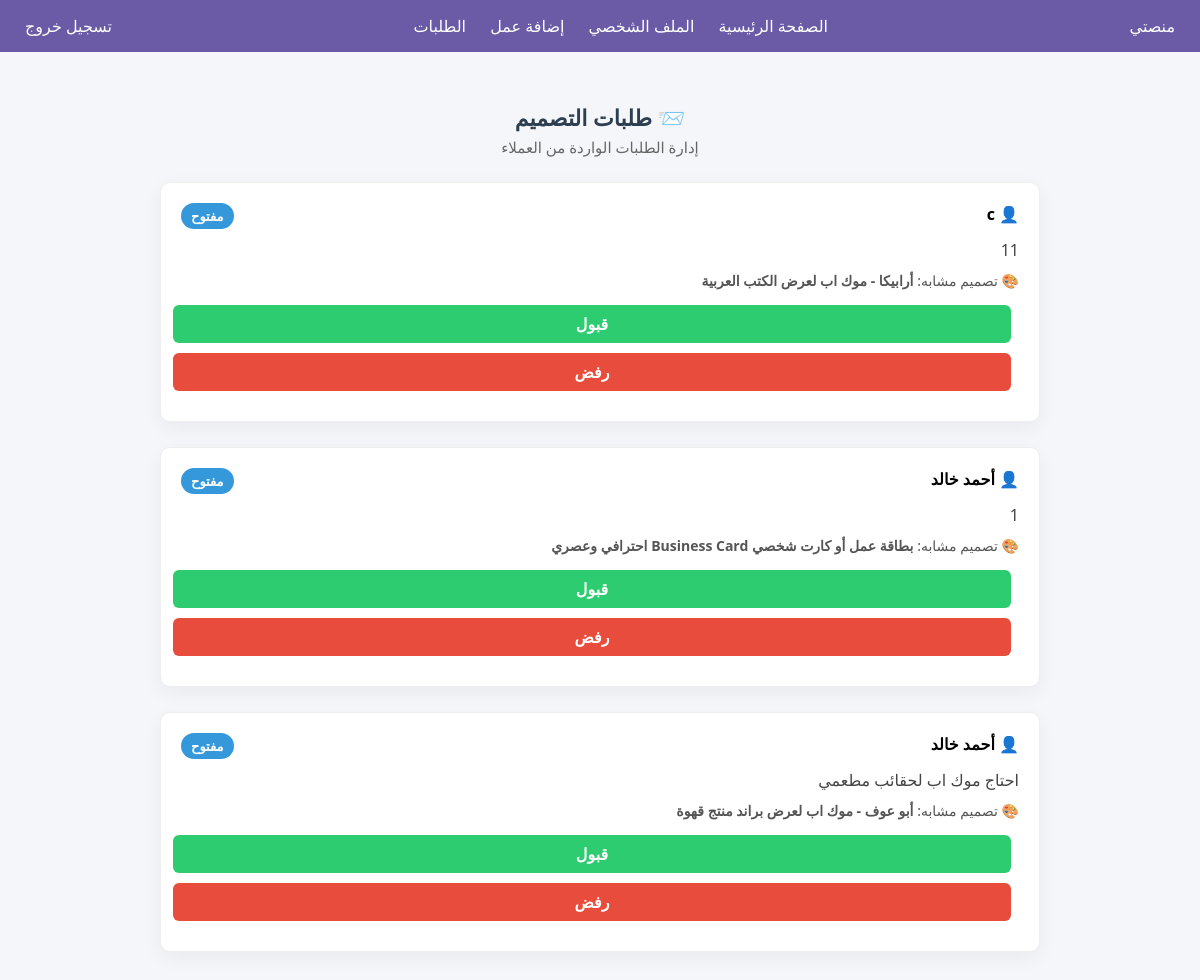
The page /designer/requests (signed in) on the database as committed earlier.
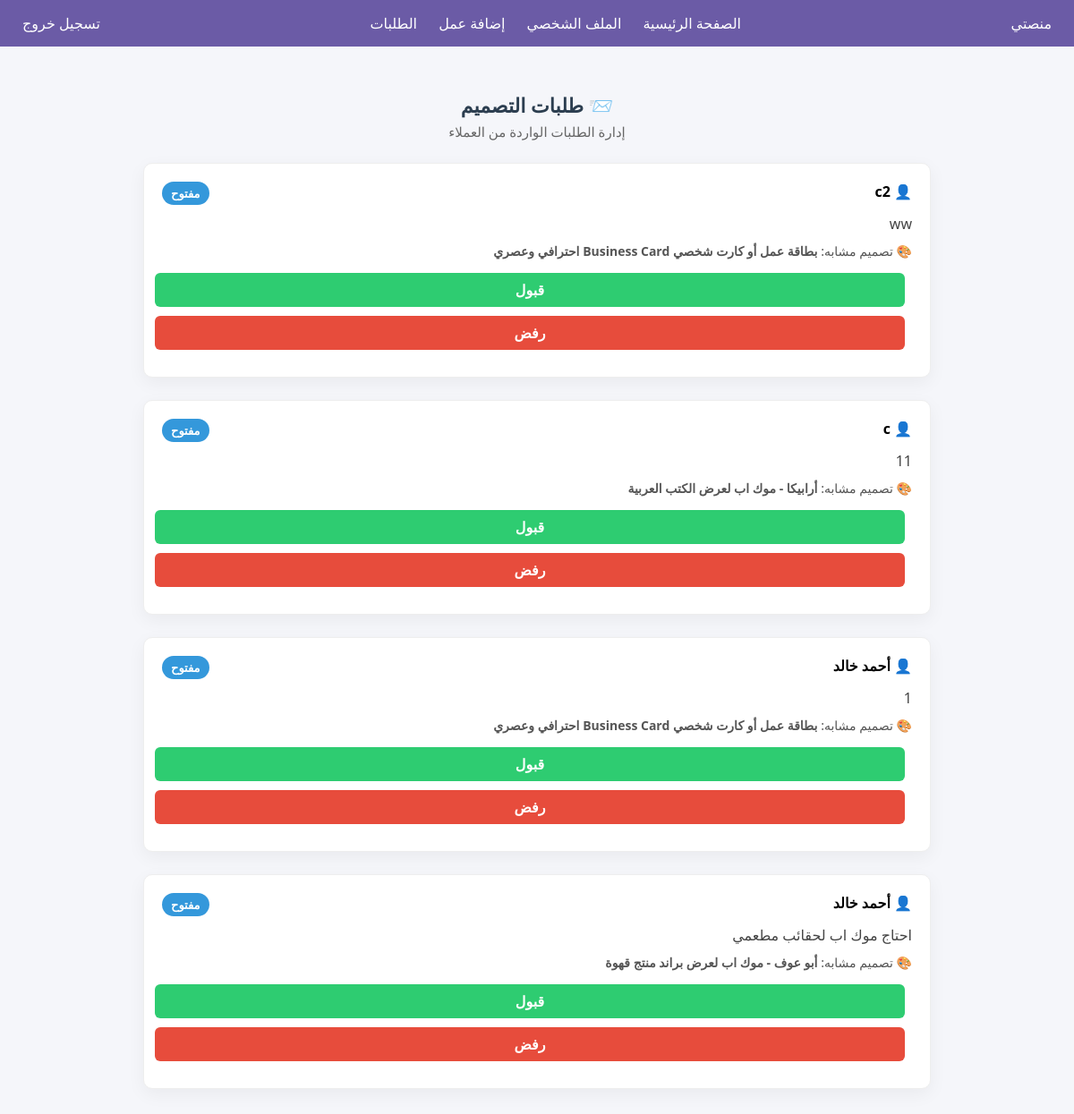
The same page on the database as committed later.
### tables this page shows
CREATE TABLE requests (
    id INTEGER PRIMARY KEY AUTOINCREMENT,
        client_id INTEGER NOT NULL,
            designer_id INTEGER NOT NULL,
                design_id INTEGER,
                    description TEXT NOT NULL,
                        status TEXT DEFAULT 'مفتوح',
                            created_at TIMESTAMP DEFAULT CURRENT_TIMESTAMP
                            , chat_enabled INTEGER DEFAULT 0);

CREATE TABLE users (
            id INTEGER PRIMARY KEY AUTOINCREMENT,
            username TEXT NOT NULL,
            email TEXT NOT NULL,
            password TEXT NOT NULL,
            role TEXT NOT NULL
        , active INTEGER DEFAULT 1, bio TEXT DEFAULT '', portfolio TEXT DEFAULT '', specialty TEXT DEFAULT '', work_type TEXT DEFAULT '');

CREATE TABLE designs (
    id INTEGER PRIMARY KEY AUTOINCREMENT,
    designer_id INTEGER,
    title TEXT,
    description TEXT,
    image_path TEXT,
    FOREIGN KEY (designer_id) REFERENCES users(id)
);

### app/designer/routes.py (the view)
@designer_bp.route('/requests')
def designer_requests():
    if not designer_required():
        flash('غير مسموح بالدخول')
        return redirect(url_for('auth.login'))
    conn = sqlite3.connect(Config.DATABASE)
    conn.row_factory = sqlite3.Row
    requests = conn.execute("""
        SELECT
            r.id,
            r.description,
            r.status,
            u.username AS client_name,
            d.title AS design_title
        FROM requests r
        JOIN users u ON r.client_id = u.id
        LEFT JOIN designs d ON r.design_id = d.id
        WHERE r.designer_id = ?
        ORDER BY r.created_at DESC
    """, (session['user_id'],)).fetchall()
    conn.close()
    return render_template(
        'designer/requests.html',
        requests=requests
    )

### app/designer/routes.py (called while the page is built)
def designer_required():
    return 'role' in session and session['role'] == 'designer'

### app/designer/templates/designer/requests.html (shortened to what this page needs)
{% extends 'base.html' %}
{% block content %}
<div class="designer-requests-page">
    <div class="page-header">
        <h2>📨 طلبات التصميم</h2>
        <p>إدارة الطلبات الواردة من العملاء</p>
    </div>
    {% if requests %}
        <div class="requests-list">
            {% for req in requests %}
            <div class="request-card">
                <div class="request-top">
                    <span class="client-name">
                        👤 {{ req['client_name'] }}
                    </span>
                    <span class="status status-{{ req['status'] }}">
                        {{ req['status'] }}
                    </span>
                </div>
                <p class="request-desc">
                    {{ req['description'] }}
                </p>
                {% if req['design_title'] %}
                <p class="design-ref">
                    🎨 تصميم مشابه: <strong>{{ req['design_title'] }}</strong>
                </p>
                {% endif %}
                <div class="request-actions">
                    {% if req['status'] == 'مفتوح' %}
                        <a href="{{ url_for('designer.accept_request', request_id=req['id']) }}" class="btn accept">قبول</a>
                        <a href="{{ url_for('designer.reject_request', request_id=req['id']) }}" class="btn reject">رفض</a>
                    {% elif req['status'] == 'مقبول' %}
                        <a href="{{ url_for('chat.chat', request_id=req['id']) }}" class="btn chat">💬 محادثة</a>
                    {% endif %}
                </div>
            </div>
            {% endfor %}
        </div>
    {% else %}
        <div class="empty-box">
            لا يوجد طلبات حاليًا
        </div>
    {% endif %}
</div>
{% endblock %}

### app/templates/base.html (shortened to what this page needs)
<!DOCTYPE html>
<html lang="ar">
<head>
    <link rel="stylesheet" href="{{ url_for('static', filename='style.css') }}">
</head>
<body>
    <nav class="navbar">
        <div class="navbar-container">
            <div class="nav-left">
                <a href="/" class="logo">منصتي</a>
            </div>
            <div class="nav-center">
                <a href="{{ url_for('home.home') }}">الصفحة الرئيسية</a>
                <a href="{{ url_for('client.profile') if session['role'] == 'client' else url_for('designer.profile') }}">الملف الشخصي</a>
                {% if session['role'] == 'designer' %}
                    <a href="{{ url_for('designer.add_design') }}">إضافة عمل</a>
                    <a href="{{ url_for('designer.designer_requests') }}">الطلبات</a>
                {% endif %}
            </div>
            <div class="nav-right">
                <a href="{{ url_for('auth.logout') }}" class="btn-logout">تسجيل خروج</a>
            </div>
        </div>
    </nav>
    <main>
        {% block content %}{% endblock %}
    </main>
</body>
</html>

### app/static/style.css (style rules this page uses)
* { margin: 0; padding: 0; box-sizing: border-box; font-family: 'Segoe UI', Tahoma, Geneva, Verdana, sans-serif; }
body { direction: rtl; background-color: #f5f6fa; }
.request-card, .portfolio-card { background-color: #fff; padding: 15px; margin-bottom: 10px; border-radius: 10px; box-shadow: 0 2px 8px rgba(0,0,0,0.1); }
.navbar { background: #6b5ba6; padding: 15px; color: #fff; }
.navbar-container { display: flex; justify-content: space-between; align-items: center; }
.navbar a { color: #fff; margin: 0 10px; text-decoration: none; }
.page-header { text-align: center; margin-bottom: 30px; }
.page-header h2 { font-size: 22px; font-weight: 600; margin-bottom: 8px; }
.page-header p { font-size: 14px; color: #777; }
.btn { display: block; width: 100%; padding: 12px; text-align: center; border-radius: 5px; text-decoration: none; font-weight: bold; margin-bottom: 10px; cursor: pointer; border: none; }
.page-header { text-align: center; margin-bottom: 25px; }
.page-header h2 { margin-bottom: 8px; color: #2c3e50; }
.page-header p { color: #666; font-size: 15px; }
.request-card { background: #fff; border-radius: 10px; border: 1px solid #eee; box-shadow: 0 4px 15px rgba(0,0,0,0.06); padding: 25px; }
.request-card { background: #fff; border: 1px solid #eee; border-radius: 10px; padding: 20px; box-shadow: 0 4px 12px rgba(0,0,0,0.08); transition: transform 0.3s, box-shadow 0.3s; position: relative; }
.status { padding: 5px 12px; border-radius: 6px; font-weight: bold; display: inline-block; font-size: 0.9rem; }
.status { padding: 6px 14px; border-radius: 999px; font-size: 13px; font-weight: bold; color: #fff; }
.status-مفتوح { background: #3b82f6; }

### app/designer/templates/designer/requests.html (style rules this page uses)
.designer-requests-page { max-width: 900px; margin: 40px auto; padding: 10px; }
.page-header { margin-bottom: 25px; }
.page-header h2 { margin-bottom: 5px; }
.page-header p { color: #666; }
.requests-list { display: flex; flex-direction: column; gap: 15px; }
.request-card { background: #fff; border-radius: 10px; padding: 20px; box-shadow: 0 6px 20px rgba(0,0,0,0.05); }
.request-top { display: flex; justify-content: space-between; margin-bottom: 10px; }
.client-name { font-weight: bold; }
.status { padding: 4px 10px; border-radius: 20px; font-size: 13px; color: #fff; }
.status-مفتوح { background: #3498db; }
.request-desc { margin: 10px 0; color: #444; }
.design-ref { font-size: 14px; color: #555; }
.request-actions { margin-top: 15px; }
.btn { padding: 8px 18px; border-radius: 6px; text-decoration: none; color: white; font-weight: bold; margin-right: 8px; }
.accept { background: #2ecc71; }
.reject { background: #e74c3c; }

Rows that differ between the two databases and show on the page:
added requests: client_name "c2", status "مفتوح", description "ww", design_title "بطاقة عمل أو كارت شخصي Business Card احترافي وعصري"
